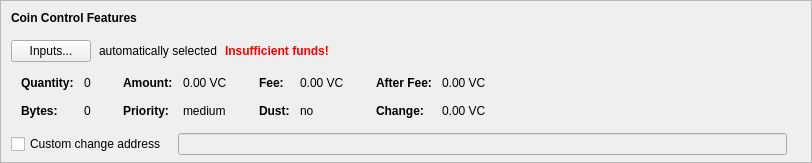
    <widget class="QFrame" name="frameCoinControl">
     <property name="sizePolicy">
      <sizepolicy hsizetype="Expanding" vsizetype="Expanding">
       <horstretch>0</horstretch>
       <verstretch>0</verstretch>
      </sizepolicy>
     </property>
     <property name="maximumSize">
      <size>
       <width>16777215</width>
       <height>16777215</height>
      </size>
     </property>
     <property name="frameShape">
      <enum>QFrame::StyledPanel</enum>
     </property>
     <property name="frameShadow">
      <enum>QFrame::Sunken</enum>
     </property>
     <layout class="QVBoxLayout" name="verticalLayoutCoinControl2">
      <property name="spacing">
       <number>0</number>
      </property>
      <property name="leftMargin">
       <number>0</number>
      </property>
      <property name="topMargin">
       <number>0</number>
      </property>
      <property name="rightMargin">
       <number>0</number>
      </property>
      <property name="bottomMargin">
       <number>6</number>
      </property>
      <item>
       <layout class="QVBoxLayout" name="verticalLayoutCoinControl" stretch="0,0,0,0,1">
        <property name="spacing">
         <number>0</number>
        </property>
        <property name="leftMargin">
         <number>10</number>
        </property>
        <property name="topMargin">
         <number>10</number>
        </property>
        <item>
         <layout class="QHBoxLayout" name="horizontalLayoutCoinControl1">
          <property name="bottomMargin">
           <number>15</number>
          </property>
          <item>
           <widget class="QLabel" name="labelCoinControlFeatures">
            <property name="sizePolicy">
             <sizepolicy hsizetype="Preferred" vsizetype="Maximum">
              <horstretch>0</horstretch>
              <verstretch>0</verstretch>
             </sizepolicy>
            </property>
            <property name="font">
             <font>
              <weight>75</weight>
              <bold>true</bold>
             </font>
            </property>
            <property name="styleSheet">
             <string notr="true">font-weight:bold;</string>
            </property>
            <property name="text">
             <string>Coin Control Features</string>
            </property>
           </widget>
          </item>
         </layout>
        </item>
        <item>
         <layout class="QHBoxLayout" name="horizontalLayoutCoinControl2" stretch="0,0,0,0">
          <property name="spacing">
           <number>8</number>
          </property>
          <property name="bottomMargin">
           <number>10</number>
          </property>
          <item>
           <widget class="QPushButton" name="pushButtonCoinControl">
            <property name="styleSheet">
             <string notr="true"/>
            </property>
            <property name="text">
             <string>Inputs...</string>
            </property>
            <property name="autoDefault">
             <bool>false</bool>
            </property>
           </widget>
          </item>
          <item>
           <widget class="QLabel" name="labelCoinControlAutomaticallySelected">
            <property name="text">
             <string>automatically selected</string>
            </property>
            <property name="margin">
             <number>5</number>
            </property>
           </widget>
          </item>
          <item>
           <widget class="QLabel" name="labelCoinControlInsuffFunds">
            <property name="font">
             <font>
              <weight>75</weight>
              <bold>true</bold>
             </font>
            </property>
            <property name="styleSheet">
             <string notr="true">color:red;font-weight:bold;</string>
            </property>
            <property name="text">
             <string>Insufficient funds!</string>
            </property>
            <property name="margin">
             <number>5</number>
            </property>
           </widget>
          </item>
          <item>
           <spacer name="horizontalSpacerCoinControl">
            <property name="orientation">
             <enum>Qt::Horizontal</enum>
            </property>
            <property name="sizeHint" stdset="0">
             <size>
              <width>40</width>
              <height>1</height>
             </size>
            </property>
           </spacer>
          </item>
         </layout>
        </item>
        <item>
         <widget class="QWidget" name="widgetCoinControl" native="true">
          <property name="sizePolicy">
           <sizepolicy hsizetype="Preferred" vsizetype="Preferred">
            <horstretch>0</horstretch>
            <verstretch>0</verstretch>
           </sizepolicy>
          </property>
          <property name="minimumSize">
           <size>
            <width>0</width>
            <height>0</height>
           </size>
          </property>
          <property name="styleSheet">
           <string notr="true"/>
          </property>
          <layout class="QHBoxLayout" name="horizontalLayoutCoinControl5">
           <property name="leftMargin">
            <number>0</number>
           </property>
           <property name="topMargin">
            <number>0</number>
           </property>
           <property name="rightMargin">
            <number>0</number>
           </property>
           <property name="bottomMargin">
            <number>0</number>
           </property>
           <item>
            <layout class="QHBoxLayout" name="horizontalLayoutCoinControl3" stretch="0,0,0,1">
             <property name="spacing">
              <number>20</number>
             </property>
             <property name="topMargin">
              <number>0</number>
             </property>
             <property name="bottomMargin">
              <number>10</number>
             </property>
             <item>
              <layout class="QFormLayout" name="formLayoutCoinControl1">
               <property name="horizontalSpacing">
                <number>10</number>
               </property>
               <property name="verticalSpacing">
                <number>14</number>
               </property>
               <property name="leftMargin">
                <number>10</number>
               </property>
               <property name="topMargin">
                <number>4</number>
               </property>
               <property name="rightMargin">
                <number>6</number>
               </property>
               <item row="0" column="0">
                <widget class="QLabel" name="labelCoinControlQuantityText">
                 <property name="font">
                  <font>
                   <weight>75</weight>
                   <bold>true</bold>
                  </font>
                 </property>
                 <property name="text">
                  <string>Quantity:</string>
                 </property>
                 <property name="margin">
                  <number>0</number>
                 </property>
                </widget>
               </item>
               <item row="0" column="1">
                <widget class="QLabel" name="labelCoinControlQuantity">
                 <property name="cursor">
                  <cursorShape>IBeamCursor</cursorShape>
                 </property>
                 <property name="contextMenuPolicy">
                  <enum>Qt::ActionsContextMenu</enum>
                 </property>
                 <property name="text">
                  <string notr="true">0</string>
                 </property>
                 <property name="margin">
                  <number>0</number>
                 </property>
                 <property name="textInteractionFlags">
                  <set>Qt::LinksAccessibleByMouse|Qt::TextSelectableByKeyboard|Qt::TextSelectableByMouse</set>
                 </property>
                </widget>
               </item>
               <item row="1" column="0">
                <widget class="QLabel" name="labelCoinControlBytesText">
                 <property name="font">
                  <font>
                   <weight>75</weight>
                   <bold>true</bold>
                  </font>
                 </property>
                 <property name="text">
                  <string>Bytes:</string>
                 </property>
                </widget>
               </item>
               <item row="1" column="1">
                <widget class="QLabel" name="labelCoinControlBytes">
                 <property name="cursor">
                  <cursorShape>IBeamCursor</cursorShape>
                 </property>
                 <property name="contextMenuPolicy">
                  <enum>Qt::ActionsContextMenu</enum>
                 </property>
                 <property name="text">
                  <string notr="true">0</string>
                 </property>
                 <property name="textInteractionFlags">
                  <set>Qt::LinksAccessibleByMouse|Qt::TextSelectableByKeyboard|Qt::TextSelectableByMouse</set>
                 </property>
                </widget>
               </item>
              </layout>
             </item>
             <item>
              <layout class="QFormLayout" name="formLayoutCoinControl2">
               <property name="horizontalSpacing">
                <number>10</number>
               </property>
               <property name="verticalSpacing">
                <number>14</number>
               </property>
               <property name="leftMargin">
                <number>6</number>
               </property>
               <property name="topMargin">
                <number>4</number>
               </property>
               <property name="rightMargin">
                <number>6</number>
               </property>
               <item row="0" column="0">
                <widget class="QLabel" name="labelCoinControlAmountText">
                 <property name="font">
                  <font>
                   <weight>75</weight>
                   <bold>true</bold>
                  </font>
                 </property>
                 <property name="text">
                  <string>Amount:</string>
                 </property>
                 <property name="margin">
                  <number>0</number>
                 </property>
                </widget>
               </item>
               <item row="0" column="1">
                <widget class="QLabel" name="labelCoinControlAmount">
                 <property name="cursor">
                  <cursorShape>IBeamCursor</cursorShape>
                 </property>
                 <property name="contextMenuPolicy">
                  <enum>Qt::ActionsContextMenu</enum>
                 </property>
                 <property name="text">
                  <string notr="true">0.00 VC</string>
                 </property>
                 <property name="textInteractionFlags">
                  <set>Qt::LinksAccessibleByMouse|Qt::TextSelectableByKeyboard|Qt::TextSelectableByMouse</set>
                 </property>
                </widget>
               </item>
               <item row="1" column="0">
                <widget class="QLabel" name="labelCoinControlPriorityText">
                 <property name="font">
                  <font>
                   <weight>75</weight>
                   <bold>true</bold>
                  </font>
                 </property>
                 <property name="text">
                  <string>Priority:</string>
                 </property>
                </widget>
               </item>
               <item row="1" column="1">
                <widget class="QLabel" name="labelCoinControlPriority">
                 <property name="cursor">
                  <cursorShape>IBeamCursor</cursorShape>
                 </property>
                 <property name="contextMenuPolicy">
                  <enum>Qt::ActionsContextMenu</enum>
                 </property>
                 <property name="text">
                  <string notr="true">medium</string>
                 </property>
                 <property name="textInteractionFlags">
                  <set>Qt::LinksAccessibleByMouse|Qt::TextSelectableByKeyboard|Qt::TextSelectableByMouse</set>
                 </property>
                </widget>
               </item>
              </layout>
             </item>
             <item>
              <layout class="QFormLayout" name="formLayoutCoinControl3">
               <property name="horizontalSpacing">
                <number>10</number>
               </property>
               <property name="verticalSpacing">
                <number>14</number>
               </property>
               <property name="leftMargin">
                <number>6</number>
               </property>
               <property name="topMargin">
                <number>4</number>
               </property>
               <property name="rightMargin">
                <number>6</number>
               </property>
               <item row="0" column="0">
                <widget class="QLabel" name="labelCoinControlFeeText">
                 <property name="font">
                  <font>
                   <weight>75</weight>
                   <bold>true</bold>
                  </font>
                 </property>
                 <property name="text">
                  <string>Fee:</string>
                 </property>
                 <property name="margin">
                  <number>0</number>
                 </property>
                </widget>
               </item>
               <item row="0" column="1">
                <widget class="QLabel" name="labelCoinControlFee">
                 <property name="cursor">
                  <cursorShape>IBeamCursor</cursorShape>
                 </property>
                 <property name="contextMenuPolicy">
                  <enum>Qt::ActionsContextMenu</enum>
                 </property>
                 <property name="text">
                  <string notr="true">0.00 VC</string>
                 </property>
                 <property name="textInteractionFlags">
                  <set>Qt::LinksAccessibleByMouse|Qt::TextSelectableByKeyboard|Qt::TextSelectableByMouse</set>
                 </property>
                </widget>
               </item>
               <item row="1" column="0">
                <widget class="QLabel" name="labelCoinControlLowOutputText">
                 <property name="font">
                  <font>
                   <weight>75</weight>
                   <bold>true</bold>
                  </font>
                 </property>
                 <property name="text">
                  <string>Dust:</string>
                 </property>
                </widget>
               </item>
               <item row="1" column="1">
                <widget class="QLabel" name="labelCoinControlLowOutput">
                 <property name="cursor">
                  <cursorShape>IBeamCursor</cursorShape>
                 </property>
                 <property name="contextMenuPolicy">
                  <enum>Qt::ActionsContextMenu</enum>
                 </property>
                 <property name="text">
                  <string notr="true">no</string>
                 </property>
                 <property name="textInteractionFlags">
                  <set>Qt::LinksAccessibleByMouse|Qt::TextSelectableByKeyboard|Qt::TextSelectableByMouse</set>
                 </property>
                </widget>
               </item>
              </layout>
             </item>
             <item>
              <layout class="QFormLayout" name="formLayoutCoinControl4">
               <property name="horizontalSpacing">
                <number>10</number>
               </property>
               <property name="verticalSpacing">
                <number>14</number>
               </property>
               <property name="leftMargin">
                <number>6</number>
               </property>
               <property name="topMargin">
                <number>4</number>
               </property>
               <property name="rightMargin">
                <number>6</number>
               </property>
               <item row="0" column="0">
                <widget class="QLabel" name="labelCoinControlAfterFeeText">
                 <property name="font">
                  <font>
                   <weight>75</weight>
                   <bold>true</bold>
                  </font>
                 </property>
                 <property name="text">
                  <string>After Fee:</string>
                 </property>
                 <property name="margin">
                  <number>0</number>
                 </property>
                </widget>
               </item>
               <item row="0" column="1">
                <widget class="QLabel" name="labelCoinControlAfterFee">
                 <property name="cursor">
                  <cursorShape>IBeamCursor</cursorShape>
                 </property>
                 <property name="contextMenuPolicy">
                  <enum>Qt::ActionsContextMenu</enum>
                 </property>
                 <property name="text">
                  <string notr="true">0.00 VC</string>
                 </property>
                 <property name="textInteractionFlags">
                  <set>Qt::LinksAccessibleByMouse|Qt::TextSelectableByKeyboard|Qt::TextSelectableByMouse</set>
                 </property>
                </widget>
               </item>
               <item row="1" column="0">
                <widget class="QLabel" name="labelCoinControlChangeText">
                 <property name="font">
                  <font>
                   <weight>75</weight>
                   <bold>true</bold>
                  </font>
                 </property>
                 <property name="text">
                  <string>Change:</string>
                 </property>
                </widget>
               </item>
               <item row="1" column="1">
                <widget class="QLabel" name="labelCoinControlChange">
                 <property name="cursor">
                  <cursorShape>IBeamCursor</cursorShape>
                 </property>
                 <property name="contextMenuPolicy">
                  <enum>Qt::ActionsContextMenu</enum>
                 </property>
                 <property name="text">
                  <string notr="true">0.00 VC</string>
                 </property>
                 <property name="textInteractionFlags">
                  <set>Qt::LinksAccessibleByMouse|Qt::TextSelectableByKeyboard|Qt::TextSelectableByMouse</set>
                 </property>
                </widget>
               </item>
              </layout>
             </item>
            </layout>
           </item>
          </layout>
         </widget>
        </item>
        <item>
         <layout class="QHBoxLayout" name="horizontalLayoutCoinControl4" stretch="0,0,0">
          <property name="spacing">
           <number>12</number>
          </property>
          <property name="sizeConstraint">
           <enum>QLayout::SetDefaultConstraint</enum>
          </property>
          <property name="topMargin">
           <number>5</number>
          </property>
          <property name="rightMargin">
           <number>5</number>
          </property>
          <item>
           <widget class="QCheckBox" name="checkBoxCoinControlChange">
            <property name="toolTip">
             <string>If this is activated, but the change address is empty or invalid, change will be sent to a newly generated address.</string>
            </property>
            <property name="text">
             <string>Custom change address</string>
            </property>
           </widget>
          </item>
          <item>
           <widget class="QValidatedLineEdit" name="lineEditCoinControlChange">
            <property name="enabled">
             <bool>false</bool>
            </property>
            <property name="sizePolicy">
             <sizepolicy hsizetype="Expanding" vsizetype="Fixed">
              <horstretch>0</horstretch>
              <verstretch>0</verstretch>
             </sizepolicy>
            </property>
           </widget>
          </item>
          <item>
           <widget class="QLabel" name="labelCoinControlChangeLabel">
            <property name="sizePolicy">
             <sizepolicy hsizetype="Preferred" vsizetype="Expanding">
              <horstretch>0</horstretch>
              <verstretch>0</verstretch>
             </sizepolicy>
            </property>
            <property name="minimumSize">
             <size>
              <width>0</width>
              <height>0</height>
             </size>
            </property>
            <property name="text">
             <string/>
            </property>
            <property name="margin">
             <number>3</number>
            </property>
           </widget>
          </item>
         </layout>
        </item>
        <item>
         <spacer name="verticalSpacerCoinControl">
          <property name="orientation">
           <enum>Qt::Vertical</enum>
          </property>
          <property name="sizeHint" stdset="0">
           <size>
            <width>800</width>
            <height>1</height>
           </size>
          </property>
         </spacer>
        </item>
       </layout>
      </item>
     </layout>
    </widget>
